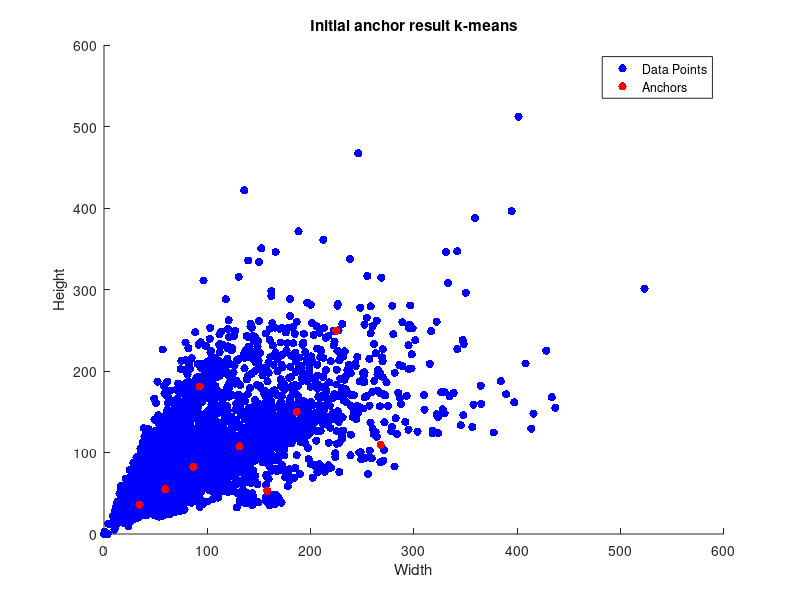

Reproduce this figure in MATLAB. (Note: this script raises an error after producing the figure.)
clc;close all
% 导入数据集
json_data = fileread('_annotations.coco.json'); % 替换为你的数据集路径
data = jsondecode(json_data);

% 提取目标框的宽度和高度
annotations = data.annotations;
num_annotations = numel(annotations);

widths = zeros(num_annotations, 1);
heights = zeros(num_annotations, 1);

for i = 1:num_annotations
    bbox = annotations(i).bbox;
    widths(i) = bbox(3);
    heights(i) = bbox(4);
end

% 将宽度和高度合并为一个矩阵
X = [widths, heights];

% 设置k-means算法的参数
k = 9; % 设定anchor的数量
max_iters = 10; % 最大迭代次数

% 使用k-means算法计算初始anchor
[idx, centroids] = kmeans(X, k, 'MaxIter', max_iters);

% 输出初始anchor
anchors = centroids; % centroids变量中存储了每个anchor的宽度和高度

% 绘制初始anchor
figure;
scatter(widths, heights, 'b', 'filled'); % 绘制目标框的散点图
hold on;
scatter(anchors(:, 1), anchors(:, 2), 'r', 'filled'); % 绘制初始anchor的散点图
xlabel('Width');
ylabel('Height');
legend('Data Points', 'Anchors');
title('Initial anchor result k-means');

% 计算轮廓系数（Silhouette Coefficient）
silhouette_vals = silhouette(X, idx);
silhouette_avg = mean(silhouette_vals);

% 计算Davies-Bouldin Index（DBI）
num_clusters = k; % 聚类的数量

% 计算聚类中心之间的欧氏距离
distances = pdist(centroids);

% 计算类内平均距离
intra_cluster_distances = zeros(num_clusters, 1);
for i = 1:num_clusters
    cluster_points = X(idx == i, :);
    cluster_size = size(cluster_points, 1);
    pairwise_distances = pdist(cluster_points);
    intra_cluster_distances(i) = sum(pairwise_distances) / cluster_size;
end

% 计算类间平均距离
inter_cluster_distances = squareform(distances);
inter_cluster_distances = max(inter_cluster_distances, [], 2);

% 计算DBI
dbi = mean((intra_cluster_distances + inter_cluster_distances) ./ intra_cluster_distances);

% 计算Calinski-Harabasz Index（CHI）
num_points = size(X, 1); % 数据点的数量

% 计算类内平方和
intra_cluster_sums = zeros(num_clusters, 1);
for i = 1:num_clusters
    cluster_points = X(idx == i, :);
    centroid = centroids(i, :);
    pairwise_distances = pdist2(cluster_points, centroid);
    intra_cluster_sums(i) = sum(pairwise_distances.^2);
end
intra_cluster_sum = sum(intra_cluster_sums);

% 计算类间平方和
total_mean = mean(X);
inter_cluster_sum = 0;
for i = 1:num_clusters
    cluster_points = X(idx == i, :);
    cluster_size = size(cluster_points, 1);
    cluster_mean = mean(cluster_points);
    inter_cluster_sum = inter_cluster_sum + cluster_size * sum((cluster_mean - total_mean).^2);
end

% 计算CHI
chi = inter_cluster_sum / intra_cluster_sum * (num_points - num_clusters) / (num_clusters - 1);

% 打印指标值
disp(['Silhouette Coefficient: ', num2str(silhouette_avg)]);
disp(['Davies-Bouldin Index: ', num2str(dbi)]);
disp(['Calinski-Harabasz Index: ', num2str(chi)]);

% 打印anchor信息
disp('Anchors:');
disp(anchors);
